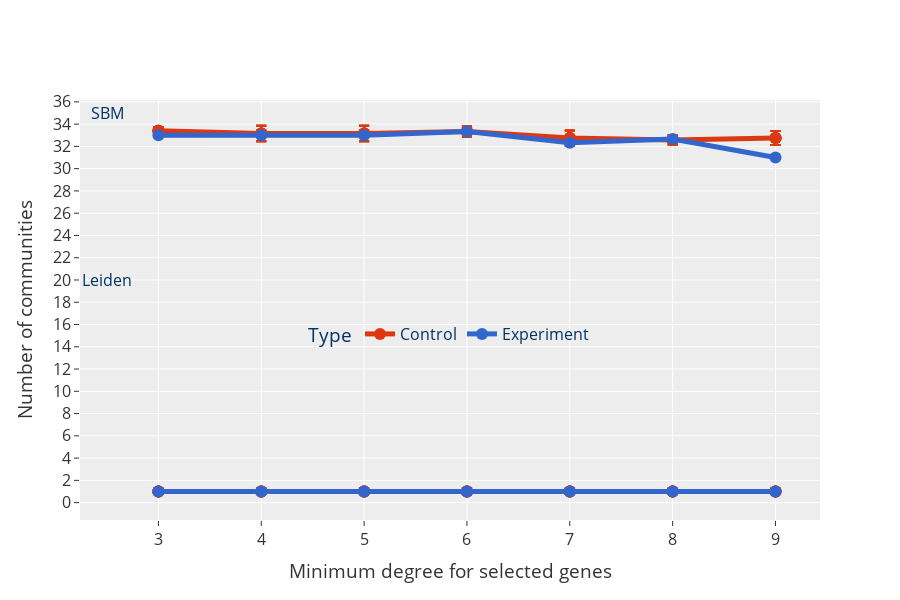

Write notebook code for a chart like this one.
### Markdown cell above
## Combine the community sizes for Leiden and hSBM

### Code cell
sbm_fig = sbm_fig.add_traces(leid_fig.data)
sbm_fig = sbm_fig.update_layout(
    legend=dict(
        orientation="h",
        title="Type",
        yanchor="bottom",
        y=0.4,
        xanchor="center",
        x=0.5,
        bgcolor="rgba(0,0,0,0)",
        font=dict(size=16, color="#003366"),
    ),
    xaxis=dict(
        tickfont=dict(size=16),
        title="Minimum degree for selected genes",
    ),
    title="",
    yaxis=dict(
        tickmode="linear",
        tick0=10,
        dtick=2,
    ),
    showlegend=True,
    font=dict(size=16),
)
sbm_fig = sbm_fig.update_traces(
    line_width=5, marker_size=12, error_y=dict(width=5))
legend_shown = {}
for trace in sbm_fig.data:
    if trace.name in legend_shown:
        trace.showlegend = False
    else:
        trace.showlegend = True
        legend_shown[trace.name] = True

sbm_fig.add_annotation(x=2.5, y=35, text="SBM",
                       showarrow=False, font=dict(size=16, color="#003366"))
sbm_fig.add_annotation(x=2.5, y=20, text="Leiden",
                       showarrow=False, font=dict(size=16, color="#003366"))

sbm_fig.show()

### Figure 1 — Plotly figure (JSON) as saved in the notebook; plotly's stock layout.template omitted (floating-point values rounded to 4 significant figures)
{"data": [{"error_y": {"array": [0.0, 0.0, 0.0, 0.0, 0.0, 0.0, 0.0, 0.0, 0.0, 0.0, 0.0, 0.0, 0.0, 0.0, 0.0, 0.0, 0.0, 0.0, 0.0, 0.0, 0.0, 0.0, 0.0, 0.0, 0.0, 0.0, 0.0, 0.0, 0.0, 0.0, 0.0, 0.0, 0.0, 0.0, 0.0], "width": 5}, "hovertemplate": "Type=Control<br>TF=%{x}<br>Size_mean=%{y}<extra></extra>", "legendgroup": "Control", "line": {"color": "#DC3912", "dash": "solid", "width": 5}, "marker": {"size": 12, "symbol": "circle"}, "mode": "lines+markers", "name": "Control", "orientation": "v", "showlegend": true, "type": "scatter", "x": [4, 4, 4, 4, 4, 3, 3, 3, 3, 3, 7, 7, 7, 7, 7, 9, 9, 9, 9, 9, 5, 5, 5, 5, 5, 8, 8, 8, 8, 8, 6, 6, 6, 6, 6], "xaxis": "x", "y": [1.0, 1.0, 1.0, 1.0, 1.0, 1.0, 1.0, 1.0, 1.0, 1.0, 1.0, 1.0, 1.0, 1.0, 1.0, 1.0, 1.0, 1.0, 1.0, 1.0, 1.0, 1.0, 1.0, 1.0, 1.0, 1.0, 1.0, 1.0, 1.0, 1.0, 1.0, 1.0, 1.0, 1.0, 1.0], "yaxis": "y"}, {"error_y": {"array": [0.0, 0.0, 0.0, 0.0, 0.0, 0.0, 0.0], "width": 5}, "hovertemplate": "Type=Experiment<br>TF=%{x}<br>Size_mean=%{y}<extra></extra>", "legendgroup": "Experiment", "line": {"color": "#3366CC", "dash": "solid", "width": 5}, "marker": {"size": 12, "symbol": "circle"}, "mode": "lines+markers", "name": "Experiment", "orientation": "v", "showlegend": true, "type": "scatter", "x": [4, 3, 7, 9, 5, 8, 6], "xaxis": "x", "y": [1.0, 1.0, 1.0, 1.0, 1.0, 1.0, 1.0], "yaxis": "y"}, {"error_y": {"array": [0.3191, 0.3191, 0.3191, 0.3191, 0.6939, 0.6939, 0.6939, 0.6939, 0.6939, 0.6939, 0.6939, 0.6939, 0.4714, 0.4714, 0.4714, 0.4714, 0.6872, 0.6872, 0.6872, 0.6872, 0.4194, 0.4194, 0.4194, 0.4194, 0.631, 0.631, 0.631, 0.631], "width": 5}, "hovertemplate": "Type=Control<br>TF=%{x}<br>ModNum_mean=%{y}<extra></extra>", "legendgroup": "Control", "line": {"color": "#DC3912", "dash": "solid", "width": 5}, "marker": {"size": 12, "symbol": "circle"}, "mode": "lines+markers", "name": "Control", "orientation": "v", "showlegend": false, "type": "scatter", "x": ["3", "3", "3", "3", "4", "4", "4", "4", "5", "5", "5", "5", "6", "6", "6", "6", "7", "7", "7", "7", "8", "8", "8", "8", "9", "9", "9", "9"], "xaxis": "x", "y": [33.42, 33.42, 33.42, 33.42, 33.17, 33.17, 33.17, 33.17, 33.17, 33.17, 33.17, 33.17, 33.33, 33.33, 33.33, 33.33, 32.75, 32.75, 32.75, 32.75, 32.58, 32.58, 32.58, 32.58, 32.75, 32.75, 32.75, 32.75], "yaxis": "y"}, {"error_y": {"array": [NaN, NaN, NaN, NaN, NaN, NaN, NaN], "width": 5}, "hovertemplate": "Type=Experiment<br>TF=%{x}<br>ModNum_mean=%{y}<extra></extra>", "legendgroup": "Experiment", "line": {"color": "#3366CC", "dash": "solid", "width": 5}, "marker": {"size": 12, "symbol": "circle"}, "mode": "lines+markers", "name": "Experiment", "orientation": "v", "showlegend": false, "type": "scatter", "x": ["3", "4", "5", "6", "7", "8", "9"], "xaxis": "x", "y": [33.0, 33.0, 33.0, 33.33, 32.33, 32.67, 31.0], "yaxis": "y"}], "layout": {"annotations": [{"font": {"color": "#003366", "size": 16}, "showarrow": false, "text": "SBM", "x": 2.5, "y": 35}, {"font": {"color": "#003366", "size": 16}, "showarrow": false, "text": "Leiden", "x": 2.5, "y": 20}], "font": {"size": 16}, "height": 600, "legend": {"bgcolor": "rgba(0,0,0,0)", "font": {"color": "#003366", "size": 16}, "orientation": "h", "title": {"text": "Type"}, "tracegroupgap": 0, "x": 0.5, "xanchor": "center", "y": 0.4, "yanchor": "bottom"}, "showlegend": true, "title": {"text": ""}, "xaxis": {"anchor": "y", "domain": [0, 1], "tickfont": {"size": 16}, "title": {"text": "Minimum degree for selected genes"}}, "yaxis": {"anchor": "x", "domain": [0, 1], "dtick": 2, "tick0": 10, "tickfont": {"size": 16}, "tickmode": "linear", "title": {"text": "Number of communities"}}}}
